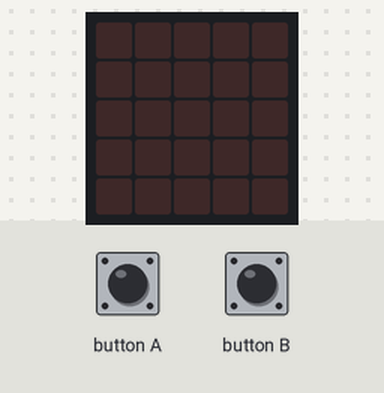
Bench run of a program on a simulated BBC micro:bit (MakeCode). Shown: the board's 5×5 LED display. The test bench sets the inputs (shaded band). Random numbers come from a fixed seed.

Above: at 1.2 s.
1.3 s: button A pressed for 0.15 s
At 1.7 s:
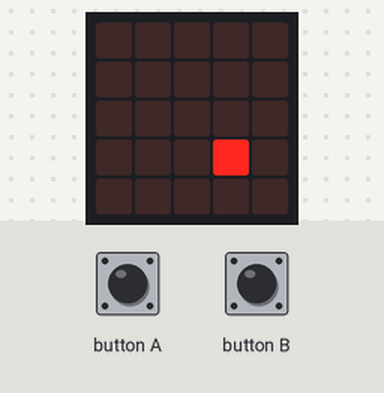
2.9 s: button A pressed for 0.15 s
At 4.1 s:
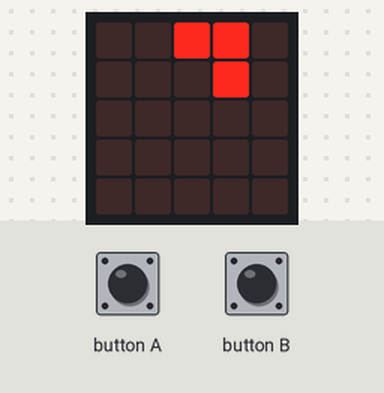
4.5 s: button A pressed for 0.15 s
At 5.3 s:
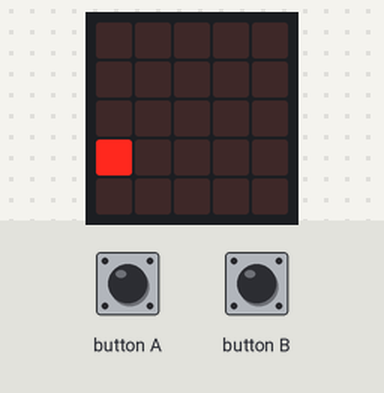
6.1 s: button A pressed for 0.15 s
At 6.6 s:
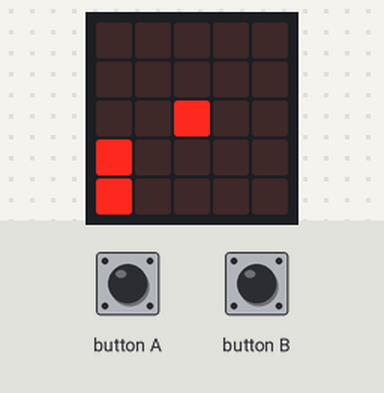
7.7 s: button A pressed for 0.15 s
At 9.0 s:
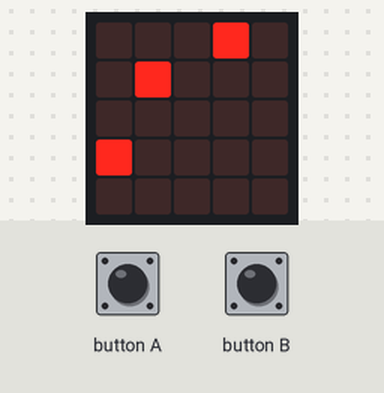
9.3 s: button A pressed for 0.15 s
At 10.2 s:
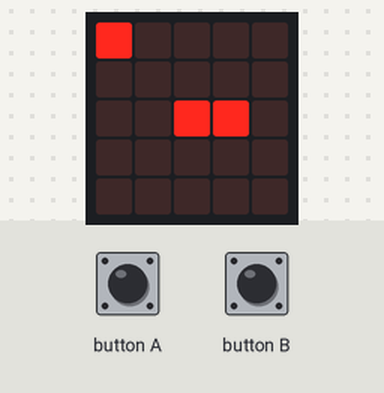
Timing chart, 0 to 11.9 s (numbered marks = the images above; inputs shaded):
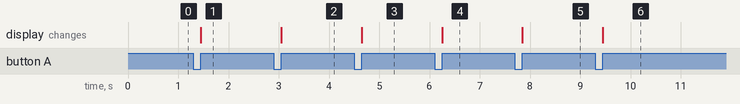

Measured:
- after the input at 1.3 s, the display: changes after 0.15 s (image 1)
- after the input at 2.9 s, the display: changes after 0.15 s (image 2)
- after the input at 4.5 s, the display: changes after 0.15 s (image 3)
- after the input at 6.1 s, the display: changes after 0.15 s (image 4)
- after the input at 7.7 s, the display: changes after 0.15 s (image 5)
- after the input at 9.3 s, the display: changes after 0.15 s (image 6)

The program:

main.ts
```typescript
let X = 0
let Y = 0
let list: number[] = []
let N = 0
let A = 0
function 燈數 (num: number) {
    if (num / 5 == 0) {
        X = 4
        Y = Math.floor(num) - 1
    } else {
        X = num % 5 - 1
        Y = Math.floor(num / 5)
    }
    led.plot(X, Y)
}
input.onButtonPressed(Button.A, function () {
    basic.clearScreen()
    list = []
    for (let index = 0; index < 25; index++) {
        list.push(0)
    }
    N = 0
    while (N < 3) {
        A = randint(0, 24)
        if (list[A] == 0) {
            list[A] = 1
            N += 1
            燈數(A + 1)
        }
    }
})
input.onButtonPressed(Button.B, function () {

})
```

test.ts
```typescript
// 在這裡測試；當此封包作為擴充功能時，將不會編譯此內容。
```
